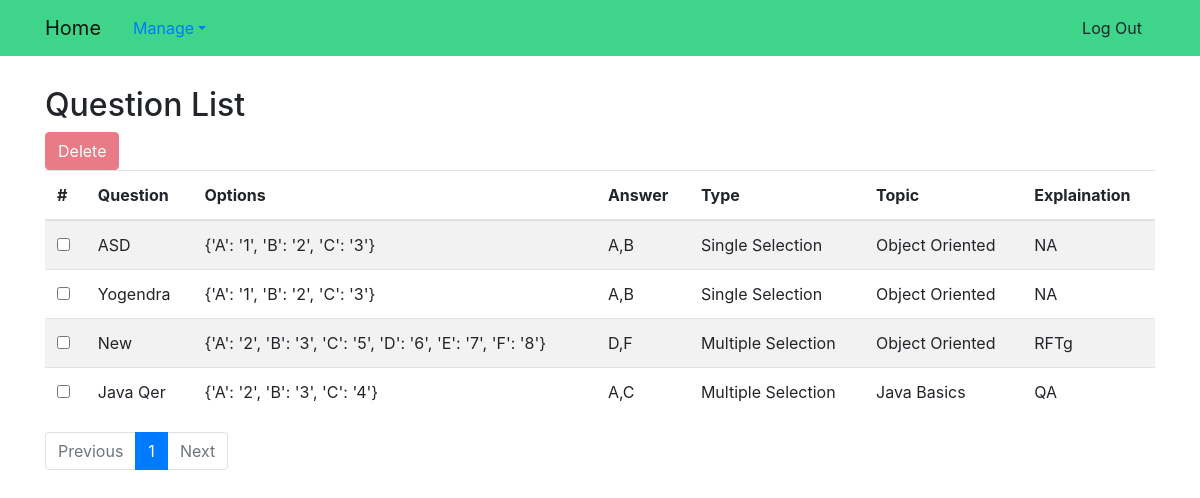
/questions/?exam_id=13 (signed in), run on the app's committed database.
### exam_app/models.py (models this page shows, shortened)
class Question(models.Model):
    QUESTION_TYPES = (
        ('M', 'Multiple Selection'),
        ('S', 'Single Selection')
    )
    question = models.TextField()
    options = models.TextField()  # Store Dict of applicable choices
    answer = models.TextField()  # Store List of applicable choices
    _question_type = models.CharField(max_length=1, choices=QUESTION_TYPES)
    topic = models.ForeignKey(Topic, on_delete=models.CASCADE)
    explaination = models.TextField()
    def question_type(self):
        return (dict(self.QUESTION_TYPES))[self._question_type]

class Topic(models.Model):
    name = models.CharField(max_length=1024, unique=True)
    def __str__(self):
        return self.name

### exam_app/views.py (the view)
# urls.py: url('^questions/$', views.ListQuestionView.as_view(), name='questions'),
class ListQuestionView(SuperUserRequiredMixin, ListView):
    model = models.Question
    paginate_by = 10
    def get_queryset(self):
        exam_id = self.request.GET.get("exam_id")
        if exam_id != '' and exam_id != None:
            return models.Question.objects.filter(exam=exam_id).order_by('pk')
        else:
            return models.Question.objects.all().order_by('pk')

### exam_app/views.py (called while the page is built)
    def test_func(self):
        return self.request.user.is_superuser

### exam_app/templates/exam_app/question_list.html (shortened to what this page needs)
{% extends "base.html" %}
{% block body_block %}
<h2>Question List</h2>
<div class="toolbar">
    <form id="form-btn" name="form-btn" action="/question/delete/" method="POST">
        <button id="remove" class="btn btn-danger" disabled onclick="remove()">Delete</button>
    </form>
</div>
<table id="table" class="table table-striped">
    <thead>
        <tr>
            <th scope="col" data-checkbox="true">#</th>
            <th scope="col">Question</th>
            <th scope="col">Options</th>
            <th scope="col">Answer</th>
            <th scope="col">Type</th>
            <th scope="col">Topic</th>
            <th scope="col">Explaination</th>
        </tr>
    </thead>
    <tbody>
        {% for question in question_list %}
        <tr>
            <th scope="row">
                <input type="checkbox" class="largerCheckbox" id="{{ question.pk}}" onchange="setSelection(this)">
            </th>
            <td>{{ question.question}}</td>
            <td>{{ question.options}}</td>
            <td>{{ question.answer}}</td>
            <td>{{ question.question_type}}</td>
            <td>{{ question.topic}}</td>
            <td>{{ question.explaination}}</td>
        </tr>
        {% empty %}
        <tr>
            <td colspan="7">No Question Found</td>
        </tr>
        {% endfor %}
    </tbody>
</table>
<nav aria-label="PageNavigation" class="page-nav">
    <ul class="pagination">
        {% if page_obj.has_previous %}
        <li class="page-item ">
            <a class="page-link" href="?page={{ page_obj.previous_page_number }}" tabindex="-1">Previous</a>
        </li>
        {% else %}
        <li class="page-item disabled">
            <a class="page-link" href="#" tabindex="-1">Previous</a>
        </li>
        {% endif %}
        {% for num in page_obj.paginator.page_range %}
        {% if page_obj.number == num %}
        <li class="page-item active"><a class="page-link" href="?page={{ num }}">{{num}}</a>
        </li>
        {% elif num > page_obj.number|add:'-3' and num < page_obj.number|add:'3' %}
        <li class="page-item"><a class="page-link" href="?page={{ num }}">{{num}}</a></li>
        {% endif %}
        {% endfor %}
        {% if page_obj.has_next %}
        <li class="page-item">
            <a class="page-link" href="?page={{ page_obj.next_page_number }}">Next</a>
        </li>
        {% else %}
        <li class="page-item disabled">
            <a class="page-link" href="#">Next</a>
        </li>
        {% endif %}
    </ul>
</nav>
{% endblock %}

### data on the page
Question: question "ASD", options "{'A': '1', 'B': '2', 'C': '3'}", answer "A,B", question_type "Single Selection", topic "Object Oriented", explaination "NA"
Question: question "Yogendra", options "{'A': '1', 'B': '2', 'C': '3'}", answer "A,B", question_type "Single Selection", topic "Object Oriented", explaination "NA"
Question: question "New", options "{'A': '2', 'B': '3', 'C': '5', 'D': '6', 'E': '7', 'F': '8'}", answer "D,F", question_type "Multiple Selection", topic "Object Oriented", explaination "RFTg"
Question: question "Java Qer", options "{'A': '2', 'B': '3', 'C': '4'}", answer "A,C", question_type "Multiple Selection", topic "Java Basics", explaination "QA"

### other printed values
{{ num }} "1"
